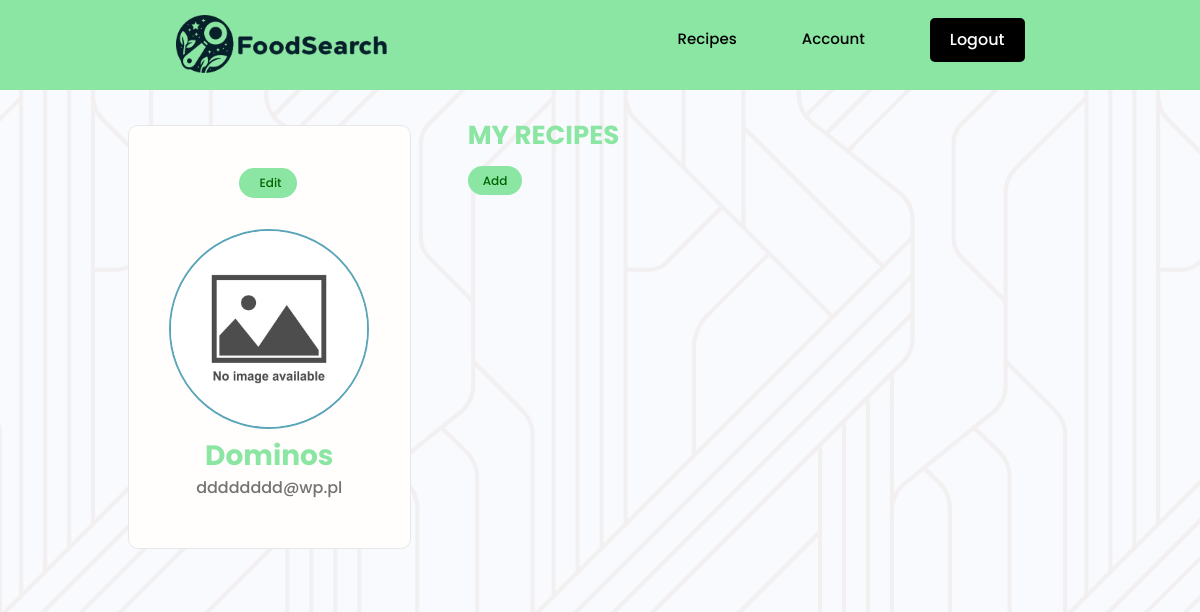
The app's page /users/account/ (signed in) with its own data.
### catalogue/models.py (models this page shows, shortened)
class Profile(models.Model):
    user = models.OneToOneField(User,on_delete=models.CASCADE,null=True,blank=True)
    username = models.CharField(blank=False,null=False,max_length=200)
    image = models.ImageField(blank=True,null=True,upload_to="recipes/",default="recipes/default-profile.jpg")
    email = models.EmailField(blank=False,null=False,max_length=200)
    created = models.DateTimeField(auto_now_add=True)
    id = models.UUIDField(default=uuid.uuid4,editable=False,primary_key=True,unique=True)

### users/views.py (the view)
# urls.py: path('account/',views.account,name='account'),
@login_required(login_url='login')
def account(request):
    profile: Profile = Profile.objects.get(id=request.user.profile.id)
    recipes = profile.recipes.all()
    context = {'profile':profile,'recipes':recipes}
    return render(request,'account.html',context=context)

### users/templates/account.html (shortened to what this page needs)
{% extends 'main.html' %}
{% block body %}
<main class="profile my-md">
    <div class="container">
      <div class="layout">
        <div class="column column--1of3">
          <div class="card text-center">
            <div class="card__body dev">
                <a class="tag tag--pill tag--main settings__btn" href="{% url 'edit-account' %}">Edit</a> <br>
                <br>
                <img class="avatar avatar--xl" src="{{ profile.image.url }}" />
                <h2 class="dev__name">{{ profile.username }}</h2>
                <p class="dev__title">{{ profile.email }}</p>
            </div>
          </div>
        </div>
        <div class="column column--2of3">
          <div class="devInfo">
            <h3 class="devInfo__title">My Recipes</h3> <a href="{% url 'add-recipe' %}" class="tag tag--pill tag--main">Add</a>
            <br>
            <br>
          </div>
        </div>
      </div>
    </div>
  </main>
{% endblock body %}

### static/styles/app.css (style rules this page uses)
:root { --color-sub: #2d2d39; }
.card { border: 2px solid var(--border-card); }
img { width: 100%; }
.profile { opacity: 1; }
.profile::before { z-index: -1; opacity: 0.15; content: ''; display: block; position: fixed; top: 0; left: 0; bottom: 0; right: 0; background: url('/static/images/pattern.jpg'); }
.profile .card > .dev { padding: 4rem; }
.dev__name { color: var(--color-sub); font-size: 2.8rem; font-weight: 700; margin-top: 1rem; margin-bottom: 0.5rem; }
.dev__title { font-size: 1.6rem; font-weight: 500; line-height: 1.3; }
.devInfo { margin-bottom: 3rem; }
.devInfo__title, .devInfo__subtitle { font-size: 2.6rem; color: var(--color-sub); text-transform: uppercase; font-weight: 700; margin-bottom: 1.5rem; }

### static/uikit/styles/modules/_variables.css (style rules this page uses)
:root { --color-main: #5aa5b9; --color-main-light: #e6faff; --color-sub: #8ae6a2; --color-sub-light: #51546e; --color-sub-lighter: #ededfd; --color-text: #737373; --color-gray: #8b8b8b; --color-light: #000000; --color-light-gray: #767676; --color-bg: #f8fafd; --color-white: #fffefd; --color-white-light: #f3f3f3; --color-success: #359e64; --color-success-bg: #def8e8; --color-error: #fc4b0b; --color-error-bg: #fff2ee; --font-base: 'Poppins', arial, helvetica, 'Segoe UI', roboto, ubuntu, sans-serif; --font-monospace: 'Fira Code', 'Courier New', courier, monospace; --font-regular: 300; --font-medium: 500; --font-bold: 700; --border-card: #e5e7eb; --generic-shadow: 1px 1px 5px #00000010; --generic-transition: all 0.3s ease-in-out; }

### static/uikit/styles/modules/_base.css (style rules this page uses)
* { margin: 0; padding: 0; box-sizing: border-box; text-rendering: optimizeLegibility; color: inherit; font-size: inherit; }
html { font-size: 50%; }
@media only screen and (min-width: 480px) { html { font-size: 56.25%; } }
@media only screen and (min-width: 1200px) { html { font-size: 62.5%; } }
body { line-height: 1.6; font-weight: 400; font-size: 1.5rem; color: var(--color-text); background-color: var(--color-bg); min-height: 100vh; }

### static/uikit/styles/modules/_typography.css (style rules this page uses)
* { font-family: var(--font-base); }
h2 { font-size: 3.6rem; font-weight: var(--font-bold); }
h3 { font-size: 3.2rem; font-weight: var(--font-medium); }
p, span, strong { font-size: 1.6rem; color: var(--color-text); font-weight: var(--font-regular); }
a { padding-bottom: 2px; text-decoration: none; display: inline-block; color: var(--color-main); font-weight: var(--font-medium); }

### static/uikit/styles/modules/_utilities.css (style rules this page uses)
.container { width: 92%; max-width: 165rem; margin: 0 auto; box-sizing: border-box; }
@media screen and (min-width: 1000px) { .container { width: 90%; } }
@media screen and (min-width: 1200px) { .container { width: 80%; } }
.text-center { text-align: center; }
.my-md { margin: 3rem auto; }

### static/uikit/styles/modules/_avatar.css (style rules this page uses)
.avatar { border-radius: 50%; border: 2px solid var(--color-main); object-fit: cover; }
.avatar--xl { height: 20rem; width: 20rem; }

### static/uikit/styles/modules/_card.css (style rules this page uses)
.card { border-radius: 1rem; background-color: var(--color-white); border: 1.5px solid var(--border-card); width: auto; height: auto; margin-top: 0.5rem; margin-bottom: 0.5rem; overflow: hidden; }
.card__body, .card__header { padding: 2rem 2.5rem; }

### static/uikit/styles/modules/_tag.css (style rules this page uses)
.tag { display: inline-flex; align-items: center; background-color: var(--color-sub); height: -webkit-fit-content; height: -moz-fit-content; height: fit-content; width: -webkit-fit-content; width: -moz-fit-content; width: fit-content; border-radius: 0.5rem; padding: 0.5rem 1.5rem; font-size: 1.2rem; cursor: pointer; }
.tag:not(:last-child) { margin-right: 0.25rem; margin-bottom: 0.75rem; }
.tag--pill { border-radius: 5rem; }
.tag--main, .tag--main > small { background: var(--color-sub); color: darkgreen; font-weight: 500; }

### static/uikit/styles/modules/_layout.css (style rules this page uses)
.layout { display: flex; flex-flow: row wrap; justify-content: space-between; }
.layout > .column { margin-bottom: 3rem; }
.layout > .column.column--1of3 { flex-basis: 30%; }
.layout > .column.column--2of3 { flex-basis: 64%; }

### records on screen
Profile: image (placeholder picture), username "Dominos", email "dddddddd@wp.pl"
